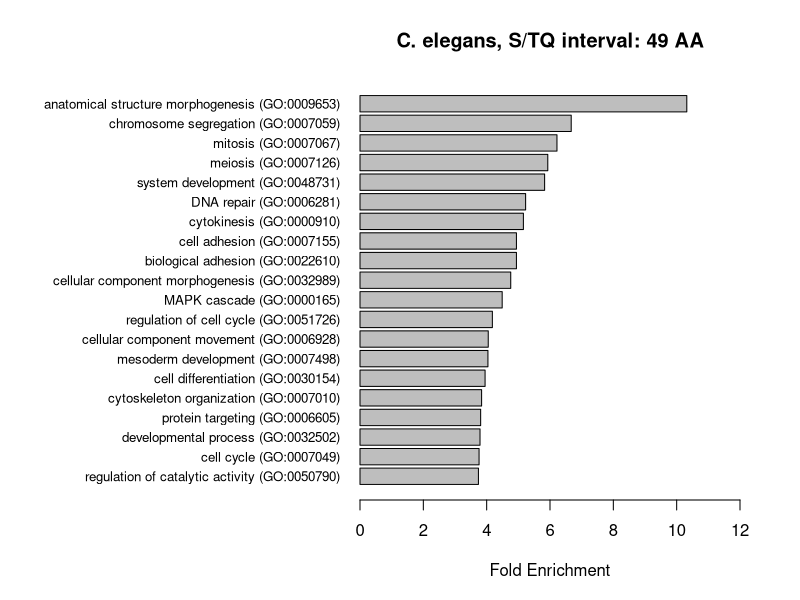

This figure's R source:
# temporary code
# ==============

df <- read.table("./scd49_ce_go.txt", sep="\t", skip=10, header=TRUE)
df <- df[c(1,6)]
df <- df[1:20,]
colnames(df) <- c("GO_TERM", "Fold_enrichment")
tempMar <- par()$mar
dev.off()
pdf("go_bar.pdf", height=5, width=7)
par(mar = c(5, 18, 4, 3))
barplot(rev(as.numeric(as.character(df$Fold_enrichment))), names.arg=rev(df$GO_TERM), horiz=TRUE,
	main="C. elegans, S/TQ interval: 49 AA", xlim=c(0, 12), las=1,
	cex.names=0.8, xlab="Fold Enrichment")
par(mar =  tempMar)
dev.off()
